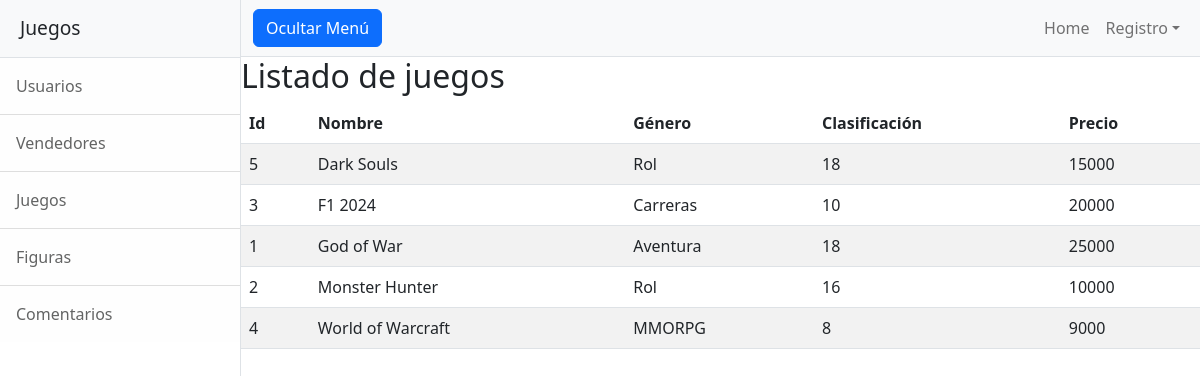
Page /aplicacion1/juegos/ on the committed database.
### aplicacion1/models.py (models this page shows, shortened)
class juegos(models.Model):
    nombre = models.CharField(max_length=50)
    genero = models.CharField(max_length=50)
    clasificacion = models.IntegerField()
    precio = models.IntegerField()
    class Meta:
        verbose_name = "juego"
        verbose_name_plural = "juegos"
        ordering = ['nombre']

### aplicacion1/views.py (the view)
# urls.py: path('juegos/', juego, name="juegos" ),
def juego(request):
    contexto = {'juegos': juegos.objects.all() }
    return render(request, 'aplicacion1/juegos.html', contexto)

### aplicacion1/templates/aplicacion1/juegos.html
{% extends 'aplicacion1/home.html'%}
{%block pagina%}
    <div class="sidebar-heading border-bottom bg-light">Juegos</div>
{% endblock pagina%}
{% block contenido%}
    <h2>Listado de juegos</h2>
    <table class="table table-striped">
        <thead>
            <tr>
                <th>Id</th>
                <th>Nombre</th>
                <th>Género</th>
                <th>Clasificación</th>
                <th>Precio</th>
            </tr>
        </thead>
        <tbody>
    {% for j in juegos %}
            <tr>
                <td>{{j.id}}</td>
                <td>{{j.nombre}}</td>
                <td>{{j.genero}}</td>
                <td>{{j.clasificacion}}</td>
                <td>{{j.precio}}</td>
            </tr>
    {%endfor%}
        </tbody>
    </table>
{% endblock contenido%}

### aplicacion1/templates/aplicacion1/home.html (shortened to what this page needs)
<!DOCTYPE html>
<html lang="en">
    <head>
        {% load static %}
        <link href="{% static 'css/styles.css'%}" rel="stylesheet" />
    </head>
    <body>
        <div class="d-flex" id="wrapper">
            <div class="border-end bg-white" id="sidebar-wrapper">
                {%block pagina%}{% endblock pagina%}
                <div class="list-group list-group-flush">
                    <a class="list-group-item list-group-item-action list-group-item-light p-3" href="{% url 'usuarios' %}">Usuarios</a>
                    <a class="list-group-item list-group-item-action list-group-item-light p-3" href="{% url 'vendedores' %}">Vendedores</a>
                    <a class="list-group-item list-group-item-action list-group-item-light p-3" href="{% url 'juegos' %}">Juegos</a>
                    <a class="list-group-item list-group-item-action list-group-item-light p-3" href="{% url 'figuras' %}">Figuras</a>
                    <a class="list-group-item list-group-item-action list-group-item-light p-3" href="{% url 'comentarios' %}">Comentarios</a>
                </div>
            </div>
            <div id="page-content-wrapper">
                <nav class="navbar navbar-expand-lg navbar-light bg-light border-bottom">
                    <div class="container-fluid">
                        <button class="btn btn-primary" id="sidebarToggle">Ocultar Menú</button>
                        <div class="collapse navbar-collapse" id="navbarSupportedContent">
                            <ul class="navbar-nav ms-auto mt-2 mt-lg-0">
                                <li class="nav-item active"><a class="nav-link" href="{% url 'home'%}">Home</a></li>
                                <li class="nav-item dropdown">
                                    <a class="nav-link dropdown-toggle" id="navbarDropdown" href="#" role="button" data-bs-toggle="dropdown" aria-haspopup="true" aria-expanded="false">Registro</a>
                                </li>
                            </ul>
                        </div>
                    </div>
                </nav>
                {% block contenido%}{% endblock contenido%}
            </div>
        </div>
    </body>
</html>

### rows in the picture
juegos: id "5", nombre "Dark Souls", genero "Rol", clasificacion "18", precio "15000"
juegos: id "3", nombre "F1 2024", genero "Carreras", clasificacion "10", precio "20000"
juegos: id "1", nombre "God of War", genero "Aventura", clasificacion "18", precio "25000"
juegos: id "2", nombre "Monster Hunter", genero "Rol", clasificacion "16", precio "10000"
juegos: id "4", nombre "World of Warcraft", genero "MMORPG", clasificacion "8", precio "9000"
